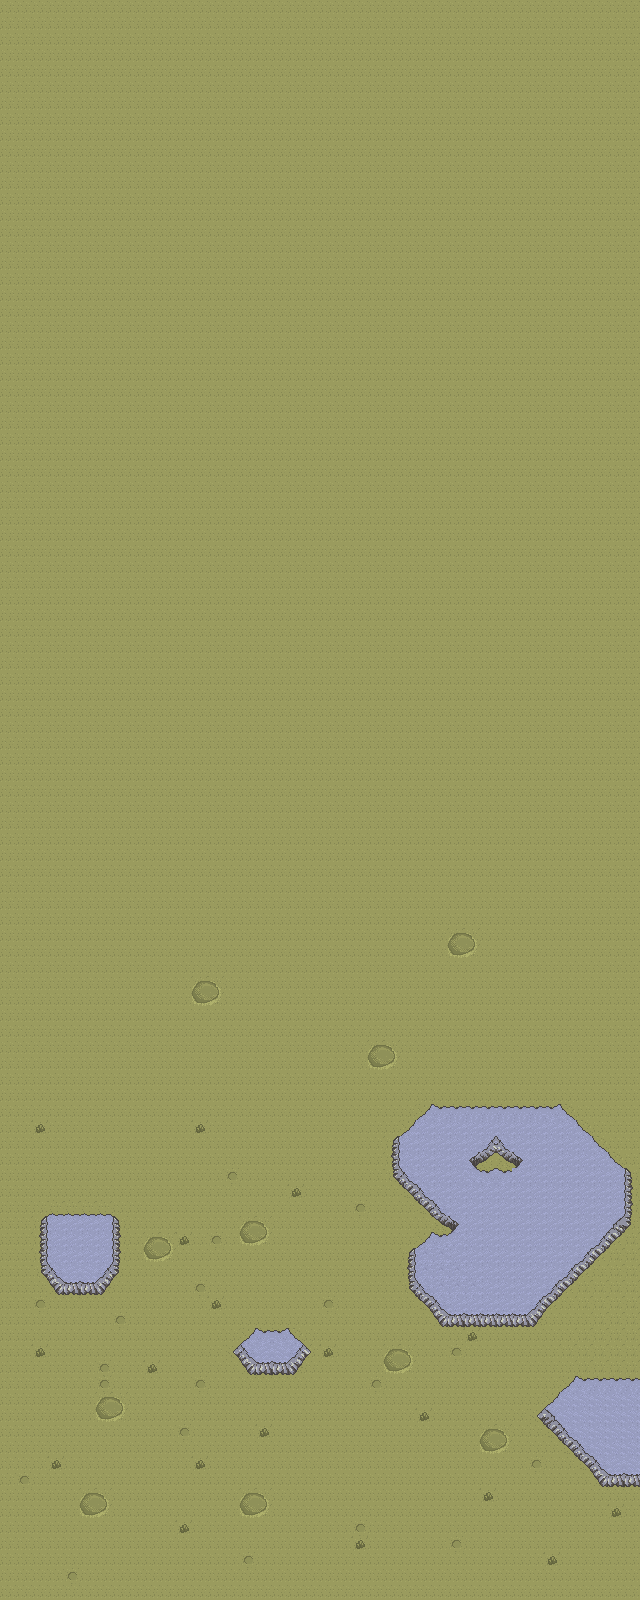

A 2D game scene composited from a Tiled map and its tileset images. What follows is a short description and the map's XML, with each tile layer's data collapsed to a summary:
An orthogonal 40x100 tile map with 16x16 px tiles, 1 tile layer (tiles) and 32 objects (32x enemy).

<map version="1.0" orientation="orthogonal" renderorder="right-down" width="40" height="100" tilewidth="16" tileheight="16" nextobjectid="117">
 <properties>
  <property name="final" value="MiniBossEvent" />
  <property name="name" value="Level 1" />
 </properties>
 <tileset firstgid="1" name="tiles" tilewidth="16" tileheight="16">
  <image source="../sprites/tiles.png" width="320" height="320" />
 </tileset>
 <layer name="tiles" width="40" height="100">
  <data>[4000 cells, 4000 non-empty, 43 distinct tile ids]</data>
 </layer>
 <objectgroup name="objects">
  <object id="63" name="Plunk" type="enemy" x="413.333" y="1466.67" />
  <object id="81" name="Plunk" type="enemy" x="370" y="1460.67" />
  <object id="82" name="Plunk" type="enemy" x="316" y="1451.33" />
  <object id="83" name="Plunk" type="enemy" x="274" y="1449.33" />
  <object id="84" name="BioMechBaby" type="enemy" x="288" y="1323.33" />
  <object id="87" name="Plunk" type="enemy" x="538" y="1227.33" />
  <object id="88" name="Plunk" type="enemy" x="495.333" y="1209.33" />
  <object id="89" name="Plunk" type="enemy" x="316.667" y="1160" />
  <object id="90" name="Plunk" type="enemy" x="152" y="1156" />
  <object id="91" name="Plunk" type="enemy" x="69.3333" y="1208" />
  <object id="92" name="BioMechBaby" type="enemy" x="311.333" y="1260" />
  <object id="93" name="BioMechBaby" type="enemy" x="358" y="1246" />
  <object id="94" name="BioMechBaby" type="enemy" x="522" y="1297.33" />
  <object id="96" name="BioMechBaby" type="enemy" x="280.667" y="956" />
  <object id="97" name="BioMechBaby" type="enemy" x="318" y="958" />
  <object id="98" name="BioMechBaby" type="enemy" x="344" y="957.333" />
  <object id="99" name="BioMechBaby" type="enemy" x="375.333" y="956.667" />
  <object id="100" name="BioMechBaby" type="enemy" x="556" y="946.667" />
  <object id="101" name="BioMechBaby" type="enemy" x="506" y="896" />
  <object id="102" name="BioMechBaby" type="enemy" x="152" y="889.333" />
  <object id="103" name="BioMechBaby" type="enemy" x="74" y="974.667" />
  <object id="104" name="BioMechChild" type="enemy" x="392.667" y="606.667" />
  <object id="105" name="BioMechChild" type="enemy" x="230.667" y="608" />
  <object id="106" name="BioMechChild" type="enemy" x="406" y="762" />
  <object id="107" name="BioMechChild" type="enemy" x="330" y="760.667" />
  <object id="108" name="BioMechChild" type="enemy" x="228" y="753.333" />
  <object id="109" name="BioMechChild" type="enemy" x="491.333" y="414" />
  <object id="110" name="BioMechChild" type="enemy" x="380" y="420" />
  <object id="111" name="BioMechChild" type="enemy" x="229.333" y="418.667" />
  <object id="112" name="BioMechChild" type="enemy" x="182.667" y="295.333" />
  <object id="113" name="BioMechChild" type="enemy" x="428" y="230.667" />
  <object id="114" name="BioMechChild" type="enemy" x="192" y="175.333" />
 </objectgroup>
</map>
